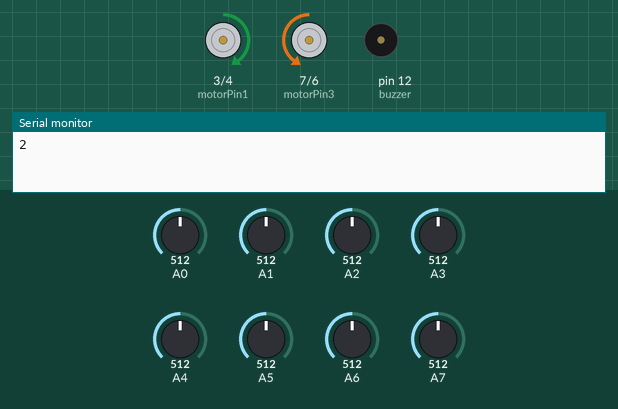
Bench run of a sketch on a simulated Arduino Uno, built with avr-gcc and run on an emulated ATmega328P. Shown: motor-driver pin pairs drawn as motors (green arrow = first pin HIGH = forward, orange = second pin HIGH = backward, longer = more drive), buzzer (waves = sounding, pin HIGH), the last lines printed to the serial monitor. Inputs (shaded band) come from the test bench; at power-on: A3 = 512, A4 = 512, A5 = 512, A6 = 512, A7 = 512, A0 = 512, A1 = 512, A2 = 512.

Above: at 6.6 s.
6.7 s: A3 set to 504
At 7.1 s:
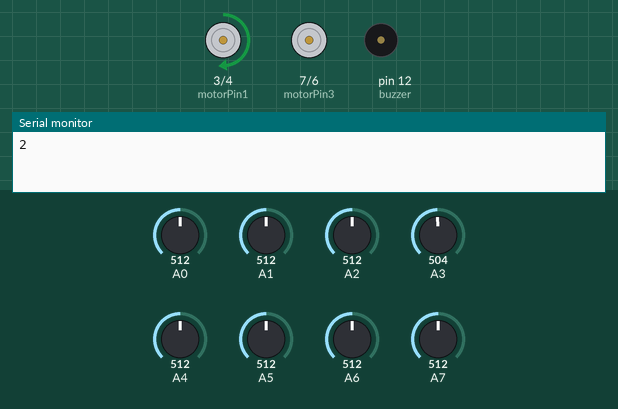
8.2 s: A4 set to 494
At 9.4 s:
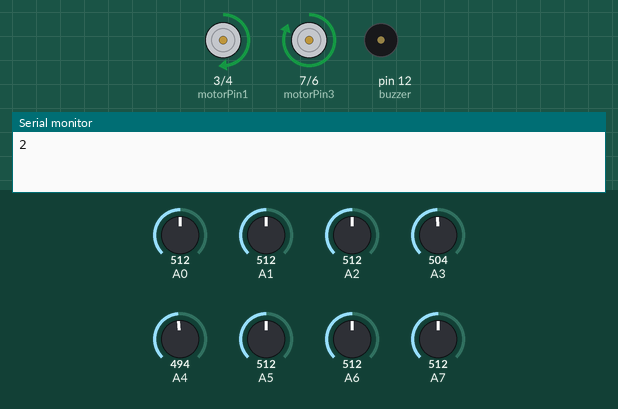
9.7 s: A5 set to 497
At 10.6 s:
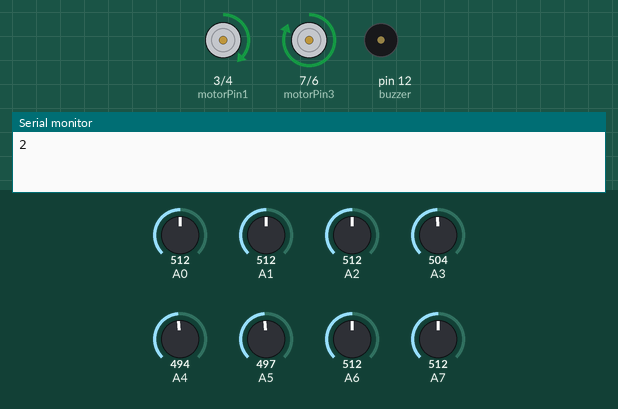
11.2 s: A6 set to 306
12.7 s: A7 set to 306
At 13.3 s:
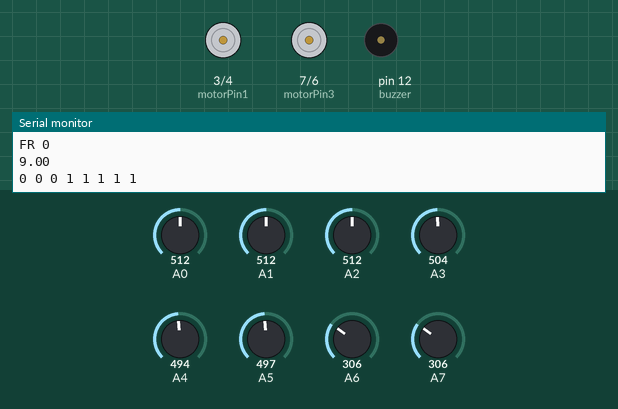
15.7 s: A0 set to 306
At 16.9 s:
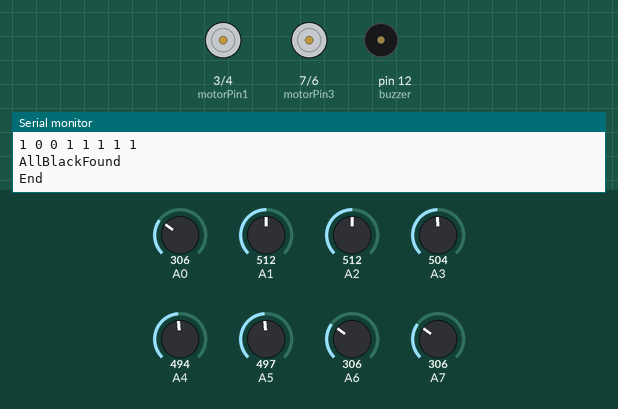
Timing chart, 0 to 18.7 s (numbered marks = the images above; inputs shaded):
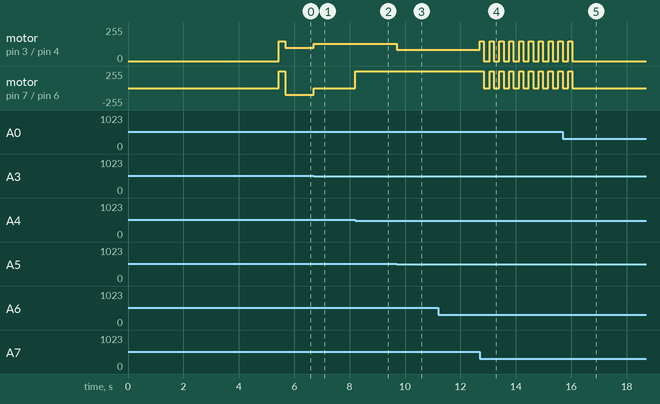

The sketch:

priority_change.ino
```cpp
//things to change each bot: motorpins, kp, kd, maxSpeed, rotationSpeed,turnDelay,buzzer,contiBlack,contiWhite;
#define sensorNum 8
#define maxSpeed 130
#define rotationSpeed 100

int blackLimit[sensorNum];

const int motorPin1 = 3,motorPin2 = 4;        //right motor
const int motorPin3 = 7,motorPin4 = 6;       //left motor

float error, prevError=0;
float mappedValue, targetValue = 7;

float safety=0.35;

float kp=45;                         //40
float kd=50;                       //10


int motorResponse;
float correction;

int flag = 0;
int mazeSolved = 0;

int nodeDirection[500]; //(where bot went while mapping, will be opposite while coming back) 1 for right; 0 for front; -1 for left;
int nodeReturn[500];

int currentNode=-1;

int forwardDelay=150, returnDelay=250;
int buzzer=12;

int digitalReading[sensorNum];
int leftSpeed,rightSpeed;
int pidAllWhite=0,turnAllWhite=0,allWhite=0,fSpeed=150 , brakeDelay=200;
int leftIR,rightIR,frontIR;
int contiBlack=140,resetIRCounter=0;
int contiWhite=1000,mappingEndCounter=0,stopCounter=0;

int incomingByte;

float time=5;

int prev, curr, diff;


void setup()
{


  //initialize motor pins
  pinMode(motorPin1, OUTPUT);
  pinMode(motorPin2, OUTPUT);
  pinMode(motorPin3, OUTPUT);
  pinMode(motorPin4, OUTPUT);

  pinMode(buzzer,OUTPUT);


  delay(1000);
    Serial.begin(38400);
calibration();


}


void loop()
{


sensorMapping();

// send data only when you receive data:
if (Serial.available() > 0)
{
        // read the incoming byte:
        incomingByte = Serial.read();

        // say what you got:
        Serial.print("I received: ");
        Serial.println(incomingByte, DEC);
}


/*if(mazeSolved == 1)
{
  currentNode = -1;
  mazeSolve();
}
*/


//return from wrong path

if(mappedValue== 111)
{

   currentNode++;
   nodeDirection[currentNode]= 2;
   Serial.println(nodeDirection[currentNode]);

   motor(fSpeed,fSpeed);
   delay(returnDelay);

   while(digitalReading[3]!=1 && digitalReading[4]!=1)
   {
      plannedACRotate();
      sensorMapping();
   }
}
    //nodeDetection

if(digitalReading[0]==1 && digitalReading[7]==1)
{
  Serial.print("AllBlackFound");

  Serial.println();
  motor(fSpeed,fSpeed);
  delay(forwardDelay);
  brake();
  delay(brakeDelay);
  sensorMapping();
  if (mappedValue==111)
  {

    Serial.print("LR ");

    currentNode++;
    nodeDirection[currentNode]= -1;

    Serial.println(nodeDirection[currentNode]);

    printValues();
    Serial.println();
    while(mappedValue!=targetValue)
    {
    plannedACRotate();
    sensorMapping();
    }


  }
  else
  {
    if(digitalReading[0]==0 && digitalReading[7]==0 )
    {
      Serial.print("LFR ");
      currentNode++;
      nodeDirection[currentNode]=-1;

      Serial.println(nodeDirection[currentNode]);

      printValues();
      Serial.println();
      while(digitalReading[3]==1 || digitalReading[4]==1 )
      {
      plannedACRotate();
      sensorMapping();
      }
      while(digitalReading[3]!=1 || digitalReading[4]!=1)
      {
      plannedACRotate();
      sensorMapping();
      }

    }
    else
    {
      Serial.println("End");
      brake();
      delay(5000);
      currentNode++;
      nodeDirection[currentNode]=100;
      Serial.println(nodeDirection[currentNode]);

      for(int z=0;z<=currentNode;z++)
      {
        Serial.print(nodeDirection[z]);
        Serial.print(" ");
      }
      Serial.println("Calculation start");
      Serial.println();
      ///mazeCalculate();
      Serial.println("Calculation done");

      /*while(digitalReading[4]!=0)
      {
        plannedACRotate();
        sensorMapping();
      }
      while(digitalReading[2]!=1 || digitalReading[3]!=1)
      {
        plannedACRotate();
        sensorMapping();
      }*/

      brake();
      delay(5000);
      ///mazeSolved = 1;
    }

  }
}
else if(digitalReading[0]==1 && digitalReading[1]==1 &&  digitalReading[7]==0 )
{
  motor(fSpeed,fSpeed);
  delay(forwardDelay);
  brake();
  delay(brakeDelay);
  sensorMapping();
  if (mappedValue==111)
  {
    Serial.print("LeftTurn ");
    printValues();
    Serial.println();
    while(digitalReading[3]!=1 || digitalReading[4]!=1)
    {
    plannedACRotate();
    sensorMapping();
    }


  }
  else
  {
    Serial.print("LF ");
    currentNode++;
    nodeDirection[currentNode]=-1;

    Serial.println(nodeDirection[currentNode]);

    printValues();
    Serial.println();
    leftIR=1;
    while(digitalReading[3]==1 || digitalReading[4]==1)
    {
    plannedACRotate();
    sensorMapping();
    }
    while(digitalReading[3]!=1 || digitalReading[4]!=1)
    {
    plannedACRotate();
    sensorMapping();
    }
  }
}
else if(digitalReading[0]==0 && digitalReading[6]==1 &&  digitalReading[7]==1 )
{
  motor(fSpeed,fSpeed);
  delay(forwardDelay);
  brake();
  delay(brakeDelay);
  sensorMapping();
  if (mappedValue==111)
  {
    Serial.print("RightTurn ");
    printValues();
    Serial.println();
    while(digitalReading[3]!=1 || digitalReading[4]!=1)
    {
    plannedCRotate();
    sensorMapping();
    }


  }
  else
  {

    Serial.print("FR ");
    currentNode++;
    nodeDirection[currentNode]=0;

    Serial.println(nodeDirection[currentNode]);


    printValues();
    Serial.println();
    rightIR=0;
    motor(maxSpeed,maxSpeed);
    sensorMapping();
  }
}

else
{
  pid();
  motor(leftSpeed,rightSpeed);
}

}


void mazeCalculate()
{
  int nodes = currentNode;
  do
  {
    for(int i = 0; i<nodes; i++)
    {
        if(nodeDirection[i] == 2)
        {
              nodeDirection[i-1]= nodeDirection[i-1] + nodeDirection[i] +nodeDirection[i+1];

              for(int j=i; j<nodes; j++)
              {
                  nodeDirection[j] = nodeDirection[j+2];
              }

              nodes-=2;
              i-=2;
        }

    }

    flag = 0;

    for(int i = 0; i<nodes; i++)
    {
       if(nodeDirection[i] == 2)
          flag = 1;
    }
  } while(flag == 1);


    for(int i = 0; i <= nodes-1; i++)
   {
    nodeReturn[i] = -nodeDirection[nodes-i-1];
   }
   nodeReturn[nodes] = 100;

   int k=0;
    Serial.print("Initial: ");
    do{
        Serial.print(nodeReturn[k]);
        Serial.print("  ");
        k++;
    }while(nodeReturn[k-1] != 100);


}


void mazeSolve()
{
  sensorMapping();
  if(digitalReading[0]==1 && digitalReading[7]==1)
{
  Serial.print("AllBlackFound");

  Serial.println();
  motor(fSpeed,fSpeed);
  delay(forwardDelay);
  brake();
  delay(brakeDelay);
  sensorMapping();
  if (mappedValue==111)
  {

    Serial.print("LR ");

    currentNode++;
    mazeSolvingDecision(nodeReturn[currentNode]);
    Serial.println(nodeReturn[currentNode]);

  }
  else
  {
    if(digitalReading[0]==0 && digitalReading[7]==0 )
    {
      Serial.print("LFR ");

    currentNode++;
    mazeSolvingDecision(nodeReturn[currentNode]);
    Serial.println(nodeReturn[currentNode]);
    }
    else
    {
      Serial.println("End");
      brake();
      delay(5000);
    }

  }
}
else if(digitalReading[0]==1 && digitalReading[1]==1 &&  digitalReading[7]==0 )
{
  motor(fSpeed,fSpeed);
  delay(forwardDelay);
  brake();
  delay(brakeDelay);
  sensorMapping();
  if (mappedValue==111)
  {
    Serial.print("LeftTurn ");
    printValues();
    Serial.println();
    while(digitalReading[3]!=1 || digitalReading[4]!=1)
    {
    plannedACRotate();
    sensorMapping();
    }


  }
  else
  {
    Serial.print("LF ");

    currentNode++;
    mazeSolvingDecision(nodeReturn[currentNode]);
    Serial.println(nodeReturn[currentNode]);
  }
}
else if(digitalReading[0]==0 && digitalReading[6]==1 &&  digitalReading[7]==1 )
{
  motor(fSpeed,fSpeed);
  delay(forwardDelay);
  brake();
  delay(brakeDelay);
  sensorMapping();
  if (mappedValue==111)
  {
    Serial.print("RightTurn ");
    printValues();
    Serial.println();
    while(digitalReading[3]!=1 || digitalReading[4]!=1)
    {
    plannedCRotate();
    sensorMapping();
    }


  }
  else
  {

    Serial.print("FR ");

    currentNode++;
    mazeSolvingDecision(nodeReturn[currentNode]);
    Serial.println(nodeReturn[currentNode]);

  }
}

else
{
  pid();
  motor(leftSpeed,rightSpeed);
}


mazeSolve();

}


void mazeSolvingDecision (int path)
{
 sensorMapping();
 if(path == 1)
 {
    Serial.println("Will go right");

    if(mappedValue != 111)
    {

      rightIR = 1;
      while(digitalReading[3]==1 || digitalReading[4]==1)
      {
      plannedCRotate();
      sensorMapping();
      }
      while(digitalReading[3]!=1 || digitalReading[4]!=1)
      {
      plannedCRotate();
      sensorMapping();
      }

    }

    else
    {
      while(mappedValue!=targetValue)
      {
      plannedCRotate();
      sensorMapping();
      }
    }
 }

 else if(path == -1)
 {
    if(mappedValue != 111)
    {
      Serial.println("Will go left");
      leftIR=1;
      while(digitalReading[3]==1 || digitalReading[4]==1)
      {
      plannedACRotate();
      sensorMapping();
      }
      while(digitalReading[3]!=1 || digitalReading[4]!=1)
      {
      plannedACRotate();
      sensorMapping();
      }
    }

     else
    {
      while(mappedValue!=targetValue)
      {
      plannedACRotate();
      sensorMapping();
      }
    }
 }

 else
 {
  Serial.println("Will go forward");
  motor(maxSpeed,maxSpeed);
  sensorMapping();
 }


int k=currentNode+1;
Serial.println("Remaining: ");
do{
    Serial.print(nodeReturn[k]);
    Serial.print("  ");
    k++;
}while(nodeReturn[k-1] != 100);

}


void pid()
{

  error=targetValue-mappedValue;
  correction=(kp*error)+(kd*(error-prevError));
  prevError=error;
  motorResponse=(int)correction;

 if(motorResponse>maxSpeed) motorResponse=maxSpeed;

if(motorResponse<-maxSpeed) motorResponse=-maxSpeed;

   if(motorResponse>0)
  {
    rightSpeed=maxSpeed;
    leftSpeed=maxSpeed-motorResponse;
  }
  else
  {
    rightSpeed=maxSpeed+ motorResponse;
    leftSpeed=maxSpeed;
  }

}

void motor(int left, int right)
{

  if(right>0)
  {
  analogWrite(motorPin1,right);
  analogWrite(motorPin2,0);
  }
  else
  {
    analogWrite(motorPin1,0);
    analogWrite(motorPin2,-right);
  }

  if(left>0)
  {
  analogWrite(motorPin3,left);
  analogWrite(motorPin4,0);
  }
  else
  {
   analogWrite(motorPin3,0);
   analogWrite(motorPin4,-left);
  }

 }


void brake(void)
{
  analogWrite(motorPin1, 0);
  analogWrite(motorPin2, 0);
  analogWrite(motorPin3, 0);
  analogWrite(motorPin4, 0);
}

void plannedACRotate()
{
  analogWrite(motorPin1,rotationSpeed);
  analogWrite(motorPin2, 0);
  analogWrite(motorPin3, 0);
  analogWrite(motorPin4,rotationSpeed);

}

void plannedCRotate()
{
  analogWrite(motorPin1,0);
  analogWrite(motorPin2, rotationSpeed);
  analogWrite(motorPin3, rotationSpeed);
  analogWrite(motorPin4,0);

}

void sensorMapping()
{
int sum=0, pidDetect=0, mappingEndDetect=0;

 for (int i = 0; i <sensorNum; i++)
  {

    if (analogRead(A0+i) < blackLimit[i])
     {

      if(i>0 && i<sensorNum-1){sum += i*2; pidDetect++;}
      mappingEndDetect++;
      digitalReading[i]= 1;
    } else digitalReading[i]= 0;


  }
   if(pidDetect!=0 ){
  mappedValue = sum / pidDetect;
   }

   else mappedValue=111;

if(digitalReading[0]==1 || digitalReading[7]==1)
{
  leftIR=digitalReading[0];
  rightIR=digitalReading[7];
  resetIRCounter=0;
}

if(digitalReading[0]==0 && digitalReading[sensorNum-1]==0)
{
 resetIRCounter++;
 if(resetIRCounter>contiBlack)
 {
 leftIR=0;
 rightIR=0;
 }
}

if(mappingEndDetect==sensorNum)
{
mappingEndCounter++;

} else {mappingEndCounter=0;}

}

void printValues()
{
  Serial.print(mappedValue);
  Serial.println();


  for(int i = 0; i < sensorNum; i++)
  {
  //Serial.print(analogRead(A0+i));
  if(analogRead(A0+i)<blackLimit[i])
   Serial.print("1");
   else Serial.print("0");
   Serial.print(" ");
  }
Serial.println();

}

//auto calibration
void calibration()
{
  plannedCRotate();
  float upSum = 0,lowSum = 0;
  int sensorArray[sensorNum][2];

  for(int i = 0; i < sensorNum; i++)
    {
      sensorArray[i][0] = analogRead(A0+i);
      sensorArray[i][1] = analogRead(A0+i);
    }


  int loopCounter = (int)(time * 1000 / 2.5);
  while(loopCounter)
  {
    for(int i = 0; i < sensorNum; i++)
    {
      if(analogRead(A0+i)<sensorArray[i][0]) sensorArray[i][0]=analogRead(A0+i);
      if(analogRead(A0+i)>sensorArray[i][1]) sensorArray[i][1]=analogRead(A0+i);
    }
  loopCounter--;

  }

 for(int i=0; i < sensorNum; i++)
  blackLimit[i] = (int)(sensorArray[i][0] + safety * (sensorArray[i][1] - sensorArray[i][0]));
prev = millis();
sensorMapping ();
curr= millis();
diff = curr - prev;

  brake();
  delay(1000);

}
```

Measured:
- the behaviour switches between 512 and 511 on A3 (found by bisection; images 0 and 1)
- the behaviour switches between 512 and 511 on A4 (found by bisection; images 1 and 2)
- the behaviour switches between 512 and 511 on A5 (found by bisection; images 2 and 3)
- after the input at 6.7 s, motor on pin 3 (motorPin1) / pin 4 (motorPin2): forward 100/255 → forward 130/255 at once; motor on pin 7 (motorPin3) / pin 6 (motorPin4): backward 100/255 → stopped at once
- after the input at 8.2 s, motor on pin 7 (motorPin3) / pin 6 (motorPin4): stopped → forward 255/255 at once
- after the input at 9.7 s, motor on pin 3 (motorPin1) / pin 4 (motorPin2): forward 130/255 → forward 85/255 at once
- after the input at 12.7 s, motor on pin 3 (motorPin1) / pin 4 (motorPin2): alternates forward 150/255 for 0.15 s and stopped for 0.20 s, starting at once; motor on pin 7 (motorPin3) / pin 6 (motorPin4): alternates forward 255/255 for 0.15 s and stopped for 0.20 s, starting after 0.15 s
- after the input at 15.7 s, motor on pin 3 (motorPin1) / pin 4 (motorPin2), motor on pin 7 (motorPin3) / pin 6 (motorPin4): goes on until 16.0 s, then stays stopped
